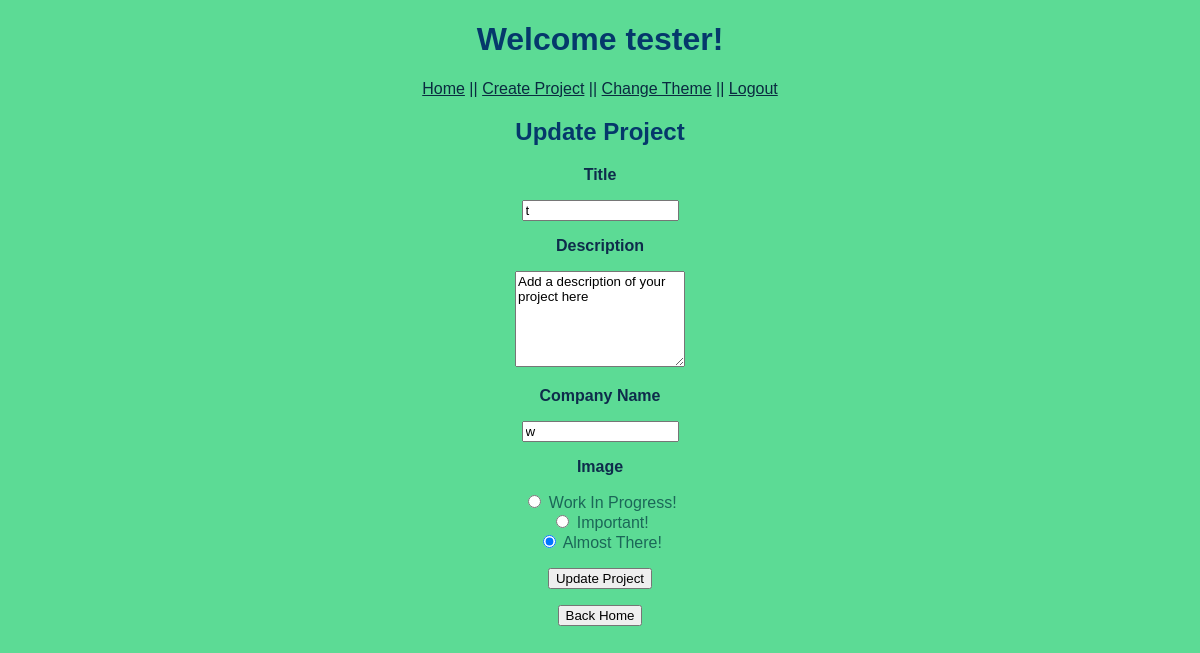
The app's page /project/edit/1 (signed in) with its own data.
### models.py (models this page shows, shortened)
class Project(db.Model):
    id = db.Column('id', db.Integer, primary_key = True)
    title = db.Column('title', db.String(200))
    detail = db.Column('detail', db.String(1000))
    company_name = db.Column('company_name', db.String(100))
    img_name = db.Column('img', db.String(100))

### app.py (the view)
@app.route('/project/edit/<project_id>',methods=['GET','POST'])
def edit_project(project_id):
    if session.get('user'):
        if request.method == 'POST':
            title = request.form['title']
            detail = request.form['detail']
            company_name = request.form['company_name']
            if request.form['image'] == "Image 1":
                imagename = 'flow.png'
                update_project(project_id, title, detail, company_name, imagename)
            elif request.form['image'] == "Image 2":
                imagename = 'testing.png'
                update_project(project_id, title, detail, company_name, imagename)
            else:
                imagename = 'default.png'
                update_project(project_id, title, detail, company_name, imagename)
            return redirect(url_for('index'))
        else:
            my_project = find_project_by_id(project_id)
            return render_template('new_project.html', project=my_project, user=session['user'], theme=session['user_theme'])
    return redirect(url_for('login'))

### models.py (called while the page is built)
def find_project_by_id(p_id):
    return db.session.query(Project).filter_by(id = p_id).one()

### templates/new_project.html (shortened to what this page needs)
<!DOCTYPE html>
<html lang="en">
<head>
    {% if theme == 1 %}
    <link rel="stylesheet" href="{{ url_for('static', filename='main.css')}}">
    {% elif theme == 3 %}
    <link rel="stylesheet" href="{{ url_for('static', filename='third.css')}}">
    {% else %}
    <link rel="stylesheet" href="{{ url_for('static', filename='second.css')}}">
    {% endif %}
</head>
<body>
    <h1>Welcome {{user}}!</h1>
    <nav>
        <a href="{{ url_for('index') }}">Home</a> <span class="nav-spacing">||</span>
        <a href="{{ url_for('new_project') }}">Create Project</a> <span class="nav-spacing">||</span>
        <a href="{{ url_for('change_style', theme_id=theme) }}" method="get">Change Theme</a> <span
            class="nav-spacing">||</span>
        <a href="{{ url_for('logout') }}">Logout</a>
    </nav>
    <div class="box">
        {% if project %}
        <h2>Update Project</h2>
        <form action="{{url_for('edit_project',project_id=project.id)}}" method="POST">
            {% else %}
            <h2>Create Project</h2>
            <form action="{{url_for('new_project')}}" method="POST">
                {% endif %}
                <h3>
                    <p><label>Title </label></p>
                </h3>
                <p><input type="text" name="title" required="required"
                        value="{% if project %}{{project.title}}{% endif %}" /></p>
                <h3>
                    <p><label>Description </label></p>
                </h3>
                <p>
                    {% if project %}
                    <textarea name="detail" rows="6" cols="0">{{project.detail}}</textarea>
                    {% else %}
                    <textarea name="detail" rows="6" cols="0"
                        placeholder="Add a description of your project here"></textarea>
                    {% endif %}
                </p>
                <h3>
                    <p><label>Company Name</label></p>
                </h3>
                <p><input type="text" name="company_name" required="required"
                        value="{% if project %}{{project.company_name}}{% endif %}" /></p>
                <h3>
                    <p><label>Image </label></p>
                </h3>
                {% if project %}
                {% if project.img_name == "flow.png" %}
                <input type="radio" name="image" value="Image 3" required="required">
                <label>Work In Progress!</label><br>
                <input type="radio" name="image" value="Image 1" checked="checked">
                <label>Important!</label><br>
                <input type="radio" name="image" value="Image 2">
                <label>Almost There!</label><br>
                {% elif project.img_name == "testing.png" %}
                <input type="radio" name="image" value="Image 3" required="required">
                <label>Work In Progress!</label><br>
                <input type="radio" name="image" value="Image 1">
                <label>Important!</label><br>
                <input type="radio" name="image" value="Image 2" checked="checked">
                <label>Almost There!</label><br>
                {% endif %}
                {% endif %}
                <p>
                    {% if project %}
                    <input type="submit" value="Update Project" />
                    {% else %}
                    <input type="submit" value="Add Project" />
                    {% endif %}
                </p>
            </form>
    </div>
    <div class="projectView">
        <form action="{{ url_for('index')}}" method="get">
            <input type="submit" value="Back Home">
        </form>
    </div>
</body>
</html>

### static/main.css (style rules this page uses)
* { font-family: 'Gill Sans', 'Gill Sans MT', Calibri, 'Trebuchet MS', sans-serif; }
h1 { color:#05386B; text-align: center; }
h2 { color: #05386B; }
h3 { color:#0e2c4b; font-size: 16px; }
body { background:#5CDB95; }
a, .nav-spacing { color: inherit; color: #0a2b40; }
nav { text-align: center; }
.box { color: #1b6758; width: 40%; text-align: center; margin: 0px auto; }
.projectView { text-align: center; }

### records on screen
Project: title "t", detail "Add a description of your project here", company_name "w"

### other values on screen
{{ user }} "tester"
